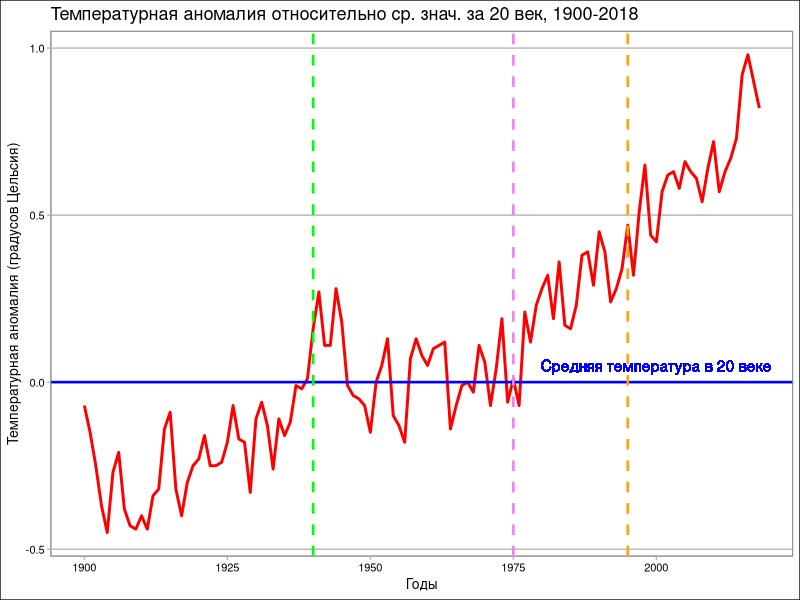
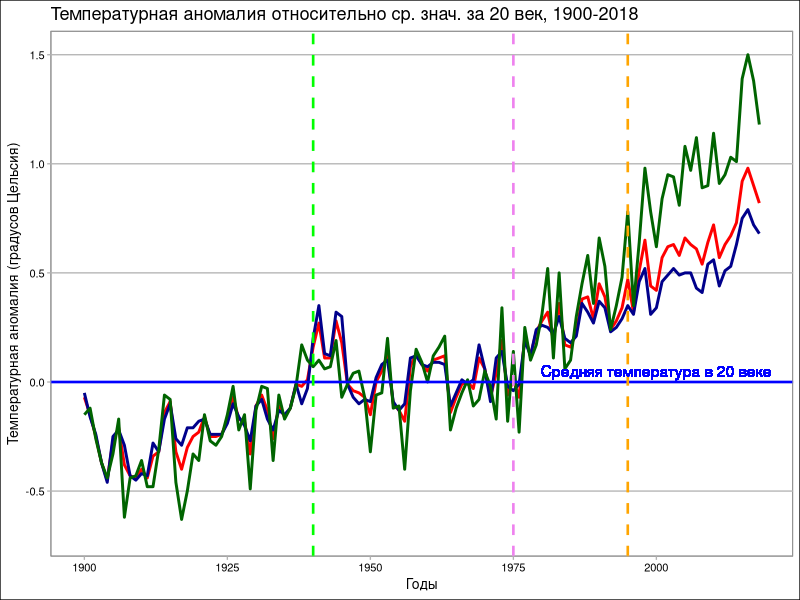
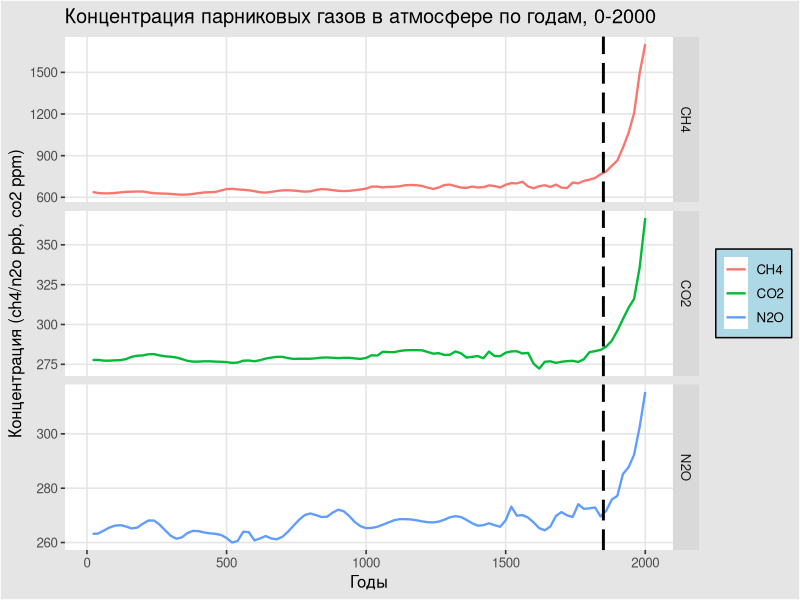
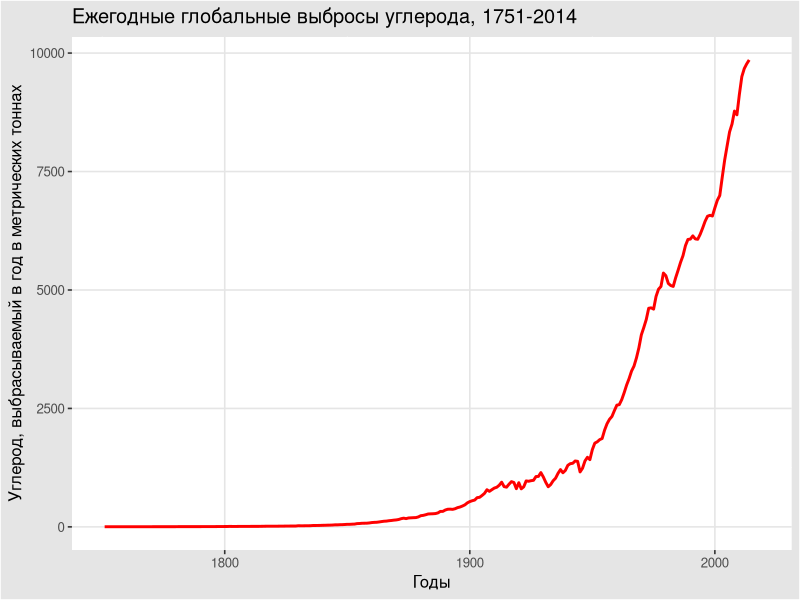
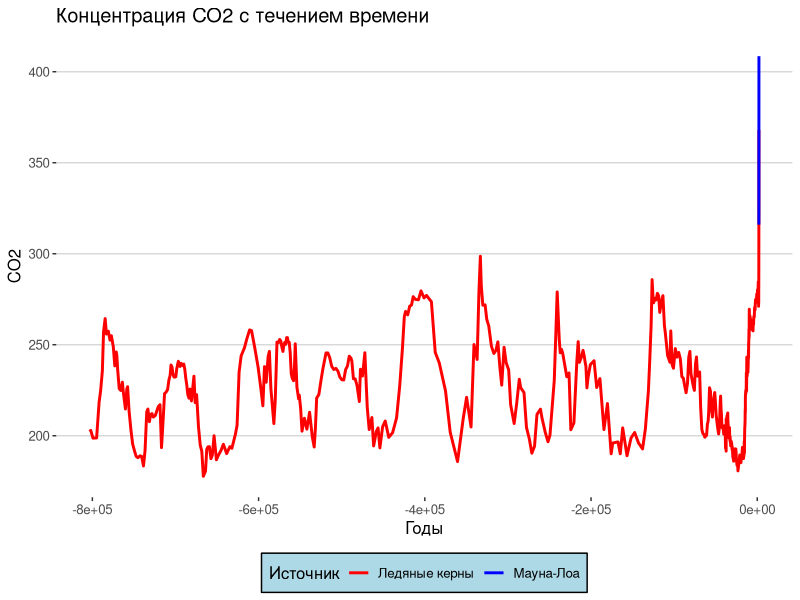
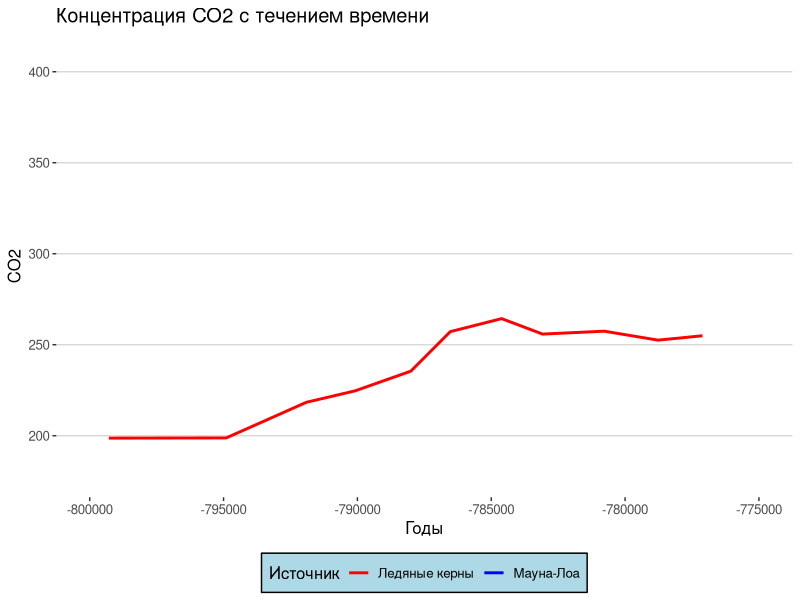
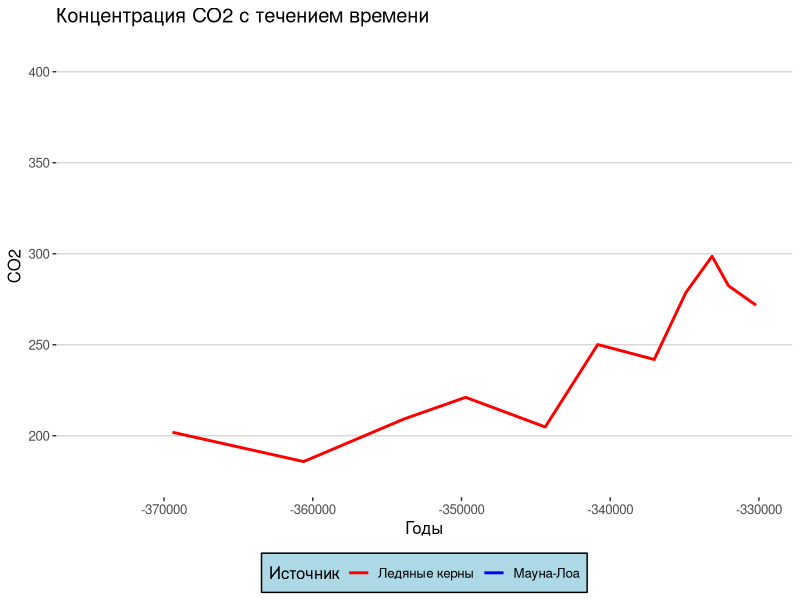
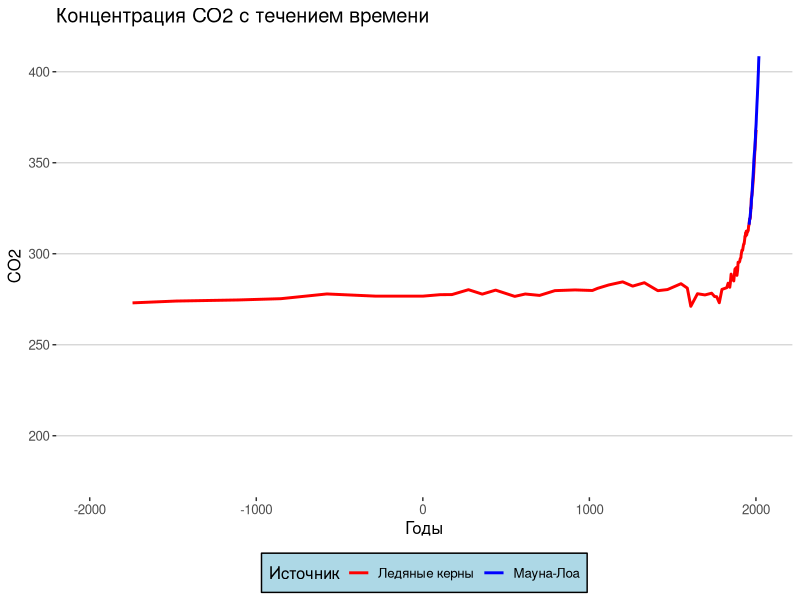

Write R code to recreate these figures, in order.
# Визуализация изменений климата
# Исследование взаимосвязи между глоабльными температурными изменениями, 
# парниковыми газами и выбросами углерода человеком, используя временные графики на базе фактических измерений 
# ледяного керна и атмосферных данных Национального управления океанических и атмосферных исследований (NOAA), 
# а также Информационно-аналитического центра углекислого газа  (CDIAC).

library(tidyverse)
library(dslabs)
data(temp_carbon)
data(greenhouse_gases)
data(historic_co2)
library(ggthemes)

# 1. График временного ряда температурной аномалии.
# Синяя горизонтальная линия показывает среднюю температуру в 20 веке
# Зеленая прерывистая вертикальная линия - первый год, когда температура превысила ср.значение 20 века (1940 г.).
# Фиолетовая прерывистая вертикальная линия - последний год с температурой ниже ср.значения 20 века (1975 г.).
# Оранжевая прерывистая вертикальная линия - температурная аномалия превысила 0.5 градуса Цельсия в первый раз (1995 г.).
temp_carbon %>% filter(!is.na(temp_anomaly)) %>%
  ggplot(aes(year, temp_anomaly)) + 
  geom_line(color = 'red', size = 1) +
  geom_hline(aes(yintercept = 0), col = "blue", size = 0.9) + 
  geom_vline (aes(xintercept = 1940), col = "green", size = 0.9, linetype=2) +
  geom_vline (aes(xintercept = 1975), col = "violet", size = 0.9, linetype=2) +
  geom_vline (aes(xintercept = 1995), col = "orange", size = 0.9, linetype=2) +
  geom_text(aes(x = 2000, y = 0.05, label = "Cредняя температура в 20 веке"), col = "blue") +
  xlim(c(1900, 2018)) +
  xlab("Годы") +
  ylab("Температурная аномалия (градусов Цельсия)") +
  ggtitle("Температурная аномалия относительно ср. знач. за 20 век, 1900-2018") +
  theme_calc()
 
#2. Добавляем график температурной аномалии в океане (темно-синяя линия) и на земле (темно-зеленая линия).
# На земле наблюдается наибольшая температурная аномалия в 2018 г. по сравнению со средним значением 20-го века.
# Кроме того на земле произошло самое большое изменение температуры с 1900 года.

temp_carbon %>% filter(!is.na(temp_anomaly)) %>%
  ggplot(aes(year, temp_anomaly)) + 
  geom_line(color = 'red', size = 1) +
  geom_line(mapping = aes(year, ocean_anomaly), col = "darkblue", size = 1) + 
  geom_line(mapping = aes(year, land_anomaly), col = "darkgreen", size = 1) +
  geom_hline(aes(yintercept = 0), col = "blue", size = 0.9) + 
  geom_vline (aes(xintercept = 1940), col = "green", size = 0.9, linetype=2) +
  geom_vline (aes(xintercept = 1975), col = "violet", size = 0.9, linetype=2) +
  geom_vline (aes(xintercept = 1995), col = "orange", size = 0.9, linetype=2) +
  geom_text(aes(x = 2000, y = 0.05, label = "Cредняя температура в 20 веке"), col = "blue") +
  xlim(c(1900, 2018)) +
  xlab("Годы") +
  ylab("Температурная аномалия (градусов Цельсия)") +
  ggtitle("Температурная аномалия относительно ср. знач. за 20 век, 1900-2018") +
  theme_calc()

# 3. График концентрации парниковых газов по годам. 
# Пунктирная вертикальная линия - неофициальное начало промышленной революции (1850 г.)  
# и повсеместного использования ископаемого топлива. 
# Ед.измерения для углекислого газа (co2) - частей на миллион (ppm), 
# для метана (ch4) и оксида азота(n2o) - частей на миллиард (ppb).

greenhouse_gases %>%
  ggplot(aes(year, concentration)) +
  geom_line(aes(color = gas), size = 0.8) +
  facet_grid(gas ~ ., scales = "free") +
  geom_vline(aes(xintercept = 1850), col = "black", size = 1, linetype=5) +
  xlab("Годы") +
  ylab("Концентрация (ch4/n2o ppb, co2 ppm)") +
  ggtitle("Концентрация парниковых газов в атмосфере по годам, 0-2000") +
  theme_igray () +
  theme(legend.title = element_blank(), legend.background = element_rect(fill = "lightblue", 
                                                                          size = 0.5, linetype = "solid", colour = "black"))
#4. График временного ряда выбросов углерода. 
# Ось у  - углерод, выбрасываемый в год в метрических тоннах.
temp_carbon %>% 
  ggplot(aes(year, carbon_emissions)) + 
  geom_line(color = 'red', size = 1) +
  xlab("Годы") +
  ylab("Углерод, выбрасываемый в год в метрических тоннах") +
  ggtitle("Ежегодные глобальные выбросы углерода, 1751-2014") +
  theme_igray ()

#5. График концентрации СО2 с течением времени на основании непосредственных измерения концентрации co2 
# в атмосфере в Мауна-Лоа с 1959 г., а также косвенные измерения концентрации co2 в атмосфере 
# в ледяных кернах возрастом 800 000 лет.

co2_time <- historic_co2 %>% 
  ggplot(aes(year, co2, color = source)) +  
  geom_line(size = 1) +
  xlab("Годы") +
  ylab("CO2") +
  ggtitle("Концентрация СО2 с течением времени") +
  theme_hc() +
  scale_color_manual(name="Источник",
                     labels=c("Ледяные керны","Мауна-Лоа"),
                     values=c("red","blue")) + 
  theme(legend.background = element_rect(fill = "lightblue", size = 0.5, linetype = "solid", colour = "black"))
co2_time

# Выводы: Современный уровень СО2 выше, чем когда-либо за последние 800 000 лет.
# Существуют естественные циклы увеличения и уменьшения СО2, длящиеся 50 000-100 000 лет за цикл.
# В большинстве случаев для снижения уровня СО2 требуется больше времени, чем для его повышения. 


#6. Для примера возьмем временной интервал от -800 000 до -775 000 лет. 
# 10 000 лет потребовалось co2, чтобы вырасти с 200 ppmv до 275 ppmv
co2_time + xlim(c(-800000, -775000))

# Возьмем временной интервал от -375 000 до -330 000. 
# 25 000 лет потребовалось co2, чтобы вырасти со 180 ppmv до 300 ppmv
co2_time + xlim(c(-375000, -330000))

# Возьмем современный временной интервал от -2000 до 2018 г. 
# 250 лет потребовалось co2, чтобы вырасти со своего стабильного уровня 275 ppmv до текущего уровня 400 ppmv.
co2_time + xlim(c(-2000, 2018))
